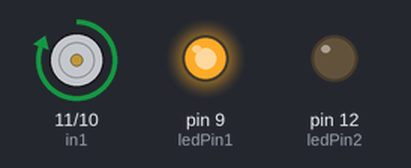
Bench run of a sketch on a simulated Arduino Uno, built with avr-gcc and run on an emulated ATmega328P. Parts: motor-driver pin pairs drawn as motors (green arrow = first pin HIGH = forward, orange = second pin HIGH = backward, longer = more drive), output pins drawn as LEDs (lit = HIGH).

Above: at 0.2 s.
At 9.15 s:
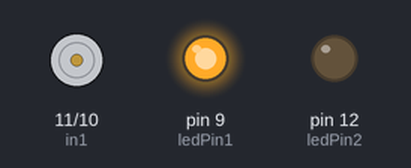
At 21.6 s:
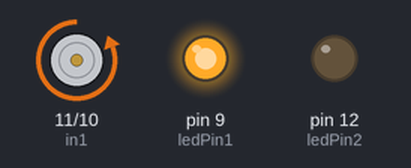
At 38.0 s:
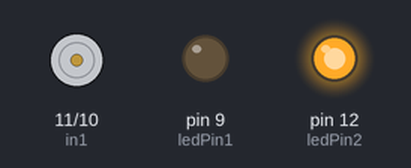
Timing chart, 0 to 39.5 s (numbered marks = the images above):
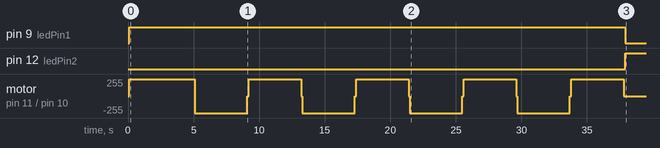

The sketch:

ovladani_arduino.ino
```cpp
// Definice pinů pro ovládání H-můstku
const int in1 = 11;  // Pin pro řízení směru
const int in2 = 10; // Pin pro řízení směru
const int ledPin2 = 12; //pin pro zelenou ledku
const int ledPin1 = 9;  // pin pro červenou ledku

// pin for the button switch
//const int buttonPin = 3;
// value to check state of button switch
//int buttonState = 0; //proměnná pro uložení stavu tlačítka
//bool loopStarted = false;

void zasunuti(unsigned long cas) {
  digitalWrite(in2, LOW);
  digitalWrite(in1, HIGH);
  delay(cas);
}

void vysunuti(unsigned long cas) {
  digitalWrite(in2, HIGH);
  digitalWrite(in1, LOW);
  delay(cas);
}

void zastaveni(unsigned long cas) {
  digitalWrite(in1, LOW);
  digitalWrite(in2, LOW);
  delay(cas);
}


// Funkce pro posunutí aktuátoru dopředu po dobu 4 sekund a zpět po dobu 4 sekund s pauzou 2 sekundy mezi pohyby
void cyklus_aktuatoru() {

  vysunuti(4000);  // Vysunutí po dobu X sekund
  zastaveni(100);  // Zastavení aktuátoru a pauza X sekund
  zasunuti(4000);  // Zasunutí pro dobu X sekund
  zastaveni(100);  // Zastavení aktuátoru a pauza X sekund
}

void kalibrace()
{
  zasunuti(5000); // zasunutí motoru po dobu X sekund
}

void setup() {
  delay(100);  // asi zbytecne

  // Nastavení pinů jako vstupy/výstupy
  pinMode(in1, OUTPUT);
  pinMode(in2, OUTPUT);
  pinMode(ledPin1, OUTPUT);
  pinMode(ledPin2, OUTPUT);
 // pinMode(buttonPin, INPUT);


  //Inicializace sériové komunikace pro debugovací účely
  Serial.begin(115000);
}


void loop() {
  //buttonState = digitalRead(buttonPin);

 // if (buttonState == HIGH && !loopStarted){
  //  loopStarted = true;
    //while (loopStarted){

  // Volání funkce pro provedení pohybu aktuátoru
  digitalWrite(ledPin1, HIGH);
  digitalWrite(ledPin2, LOW);

  //kalibrace - 6s se motor vždy před měřením zasouvá
  kalibrace();
   for (int i = 0; i < 4; i++) { //proběhne X nádechů a X výdechů

    cyklus_aktuatoru();
  }

  digitalWrite(ledPin2, HIGH);
  digitalWrite(ledPin1, LOW);
  zastaveni(30000);
  //buttonState = digitalRead(buttonPin);
  //if (buttonState == LOW){
    //loopStarted = false;
  }
```

Measured:
- by itself, pin 9 (ledPin1): LOW → HIGH at 0.10 s, → LOW 37.8 s later
- by itself, pin 12 (ledPin2): LOW → HIGH at 37.9 s
- by itself, motor on pin 11 (in1) / pin 10 (in2): repeats every 8.2 s: backward 255/255 4.0 s, stopped 0.10 s, forward 255/255 4.0 s, stopped 0.10 s
